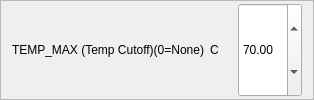
                        <widget class="QFrame" name="frame_48">
                         <property name="frameShape">
                          <enum>QFrame::StyledPanel</enum>
                         </property>
                         <property name="frameShadow">
                          <enum>QFrame::Raised</enum>
                         </property>
                         <layout class="QHBoxLayout" name="horizontalLayout_29">
                          <property name="topMargin">
                           <number>2</number>
                          </property>
                          <property name="bottomMargin">
                           <number>2</number>
                          </property>
                          <item>
                           <widget class="QLabel" name="label_53">
                            <property name="sizePolicy">
                             <sizepolicy hsizetype="Preferred" vsizetype="Preferred">
                              <horstretch>4</horstretch>
                              <verstretch>0</verstretch>
                             </sizepolicy>
                            </property>
                            <property name="text">
                             <string>TEMP_MAX (Temp Cutoff)(0=None)</string>
                            </property>
                           </widget>
                          </item>
                          <item>
                           <widget class="QLabel" name="label_54">
                            <property name="sizePolicy">
                             <sizepolicy hsizetype="Preferred" vsizetype="Preferred">
                              <horstretch>1</horstretch>
                              <verstretch>0</verstretch>
                             </sizepolicy>
                            </property>
                            <property name="text">
                             <string>C</string>
                            </property>
                           </widget>
                          </item>
                          <item>
                           <widget class="QLabel" name="label_temp_max">
                            <property name="sizePolicy">
                             <sizepolicy hsizetype="Preferred" vsizetype="Preferred">
                              <horstretch>1</horstretch>
                              <verstretch>0</verstretch>
                             </sizepolicy>
                            </property>
                            <property name="text">
                             <string/>
                            </property>
                           </widget>
                          </item>
                          <item>
                           <widget class="QDoubleSpinBox" name="spin_temp_max">
                            <property name="sizePolicy">
                             <sizepolicy hsizetype="Minimum" vsizetype="Minimum">
                              <horstretch>1</horstretch>
                              <verstretch>0</verstretch>
                             </sizepolicy>
                            </property>
                            <property name="maximum">
                             <double>150.000000000000000</double>
                            </property>
                            <property name="value">
                             <double>70.000000000000000</double>
                            </property>
                           </widget>
                          </item>
                         </layout>
                        </widget>
